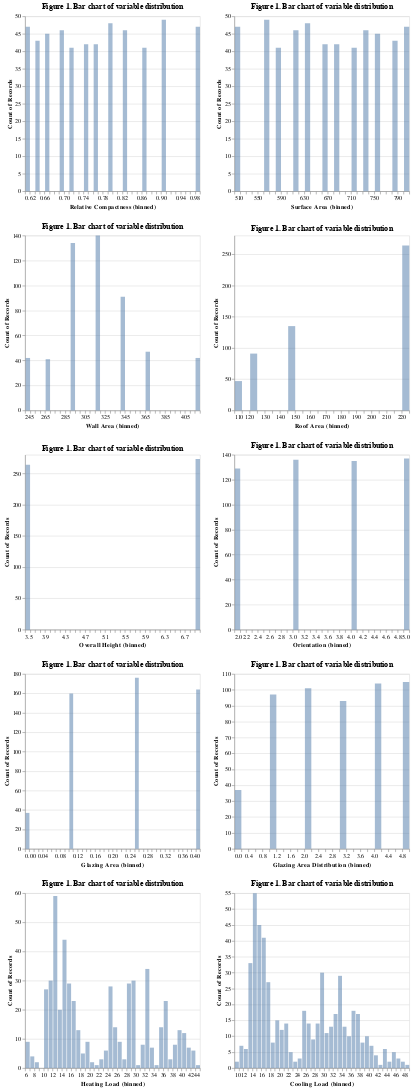

The notebook cell saved with this chart:
### Markdown cell above
**NOTE: The following EDA can be conducted using 'eda_script_plots_update.py' in the energy_efficiency_analysis/src folder**

### Code cell
# check the distribution of all variables
column_list = train_df.columns.tolist()
feats = ['Relative Compactness', 'Surface Area', 'Wall Area', 'Roof Area', 'Overall Height', 'Orientation', 'Glazing Area', 'Glazing Area Distribution']

distri = alt.Chart(train_df, 
                         title = 'Figure 1. Bar chart of variable distribution'
                        ).mark_bar(opacity = 0.5).encode(
    alt.X (alt.repeat(),
           type = 'quantitative',
          bin = alt.Bin(maxbins = 45)),
    alt.Y('count()', stack = None),
    tooltip = 'count()'
    ).properties(width = 300,
            height = 300).repeat(
    repeat = column_list,
    columns = 2)
distri

### Figure 1 — Vega-Lite specification as saved in the notebook (floating-point values rounded to 4 significant figures; data arrays with more than 128 entries replaced by an {"elided": "..."} marker saying what was removed)
{"$schema": "https://vega.github.io/schema/vega-lite/v4.17.0.json", "columns": 2, "config": {"view": {"continuousHeight": 300, "continuousWidth": 400}}, "datasets": {"data-6f853e7087029a474ca9fa67d7e519bb": {"elided": "537 records"}}, "repeat": ["Relative Compactness", "Surface Area", "Wall Area", "Roof Area", "Overall Height", "Orientation", "Glazing Area", "Glazing Area Distribution", "Heating Load", "Cooling Load"], "spec": {"data": {"name": "data-6f853e7087029a474ca9fa67d7e519bb"}, "encoding": {"tooltip": {"aggregate": "count", "type": "quantitative"}, "x": {"bin": {"maxbins": 45}, "field": {"repeat": "repeat"}, "type": "quantitative"}, "y": {"aggregate": "count", "stack": null, "type": "quantitative"}}, "height": 300, "mark": {"opacity": 0.5, "type": "bar"}, "title": "Figure 1. Bar chart of variable distribution", "width": 300}}
